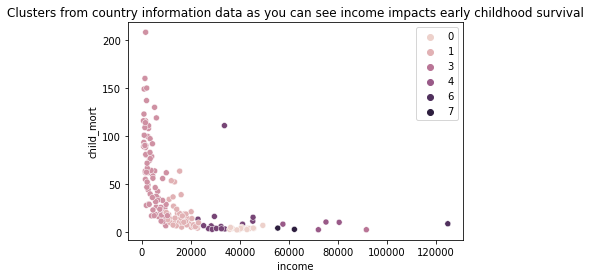

Write Python code to recreate this figure.
# -*- coding: utf-8 -*-
"""mail_clusters.ipynb

Automatically generated by Colaboratory.

Original file is located at
    https://colab.research.google.com/drive/1JaCbyxtokgdu3JwQgd_jKwcLIMJY3hHD
"""

import zipfile
from google.colab import drive

drive.mount('/content/drive/')

zip_ref = zipfile.ZipFile('/content/country.zip', 'r')
zip_ref.extractall()
zip_ref.close()

from sklearn.cluster import KMeans
import seaborn as sns
import matplotlib.pyplot as plt

import pandas as pd

df = pd.read_csv('/content/Country-data.csv')

df.head()



from sklearn.preprocessing import StandardScaler
from sklearn.preprocessing import LabelEncoder

le =  LabelEncoder()
for i in df:
    if df[i].dtype=='object':
        df[i] = le.fit_transform(df[i])
    else:
        continue

S=StandardScaler()

S.fit_transform(df)

model = KMeans

model=KMeans(n_clusters=8,random_state=10)
cluster=model.fit_predict(df)

sns.scatterplot(x=df['income'],y=df['child_mort'],hue=cluster)
plt.title("Clusters from country information data as you can see income impacts early childhood survival")
plt.show()
